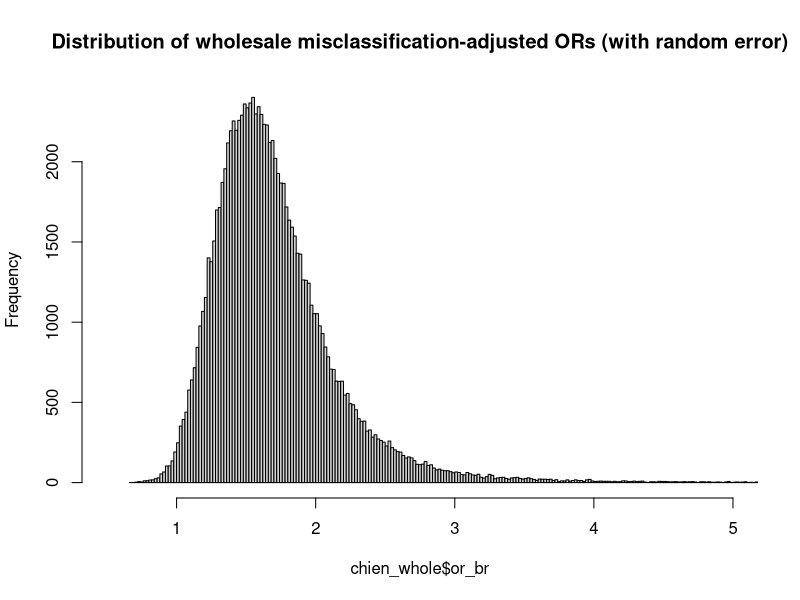
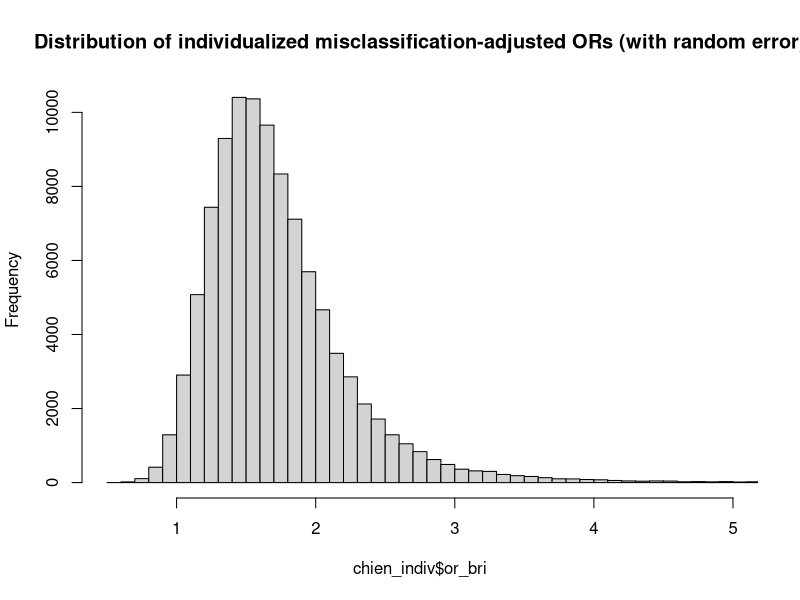

Generate these figures, in order, with R:
# Chien example - probabilistic bias analysis for misclassification 
# - Tom Ahern (02tahern@med.uvm.edu)
# - 2020-02-18

library(tidyverse)
library(reshape2)
library(MASS)

setwd("/Users/tomahern/Dropbox/Projects/NLM/reproducibility/Manuscripts/Bias analysis gone bad/bagb_shiny")
rm(list=ls())
cat("\014") #clears console

# assign values to crude 2x2 table
a <- 118 #cases, exposed
b <- 832 #cases, unexposed
c <- 103 #controls, exposed
d <- 884 #controls, unexposed

n_case <- a + b
n_ctrl <- c + d

# crude association
or_crude <- ((a/c)/(b/d))
se_crude <- sqrt(1/a+1/b+1/c+1/d)
lcl95_crude <- exp(log(or_crude) - (1.96*se_crude))
ucl95_crude <- exp(log(or_crude) + (1.96*se_crude))

# bias parameters derived from Boudreau (PMCID: 14742292)

se_case_alpha <- 24
se_case_beta <- 19

sp_case_alpha <- 144
sp_case_beta <- 2

se_ctrl_alpha <- 18
se_ctrl_beta <- 13

sp_ctrl_alpha <- 130
sp_ctrl_beta <- 4

# set some important parameters
niter <- 100000 #number of iterations
corr <- 0.8 #desired correlation between case/control Se, Sp draws

# set up 3 pairs of correlated random variables for beta distibutions
# (NORTA approach)
set.seed(33) #because Larry Bird AND Kareem Abdul-Jabbar
mu <- c(0,0)
sig <- matrix(c(1,corr,corr,1), nrow=2)

# pair for Se
z1 <- mvrnorm(niter, mu, sig)
u1 <- pnorm(z1)

# pair for Sp
z2 <- mvrnorm(niter, mu, sig)
u2 <- pnorm(z2)

# uncorrelated vectors for use with exposure prevalences
h1 <- runif(niter)
h2 <- runif(niter)

cor(z1) #original variable - should be close to 'corr'
cor(z2)

cor(u1) #should be a bit less than 'corr'
cor(u2)

cor(h1,h2) #no correlation

# draw sensitivities for cases and controls
se_case <- qbeta(u1[,1],se_case_alpha,se_case_beta)
se_ctrl <- qbeta(u1[,2],se_ctrl_alpha,se_ctrl_beta)

# draw specificities for cases and controls
sp_case <- qbeta(u2[,1],sp_case_alpha,sp_case_beta)
sp_ctrl <- qbeta(u2[,2],sp_ctrl_alpha,sp_ctrl_beta)

# check out distributions and correlations
summary(se_case)
summary(se_ctrl)
cor(se_case, se_ctrl)

summary(sp_case)
summary(sp_ctrl)
cor(sp_case, sp_ctrl)

# calculate bias-adjusted cell frequencies (wholesale application of Se, Sp)
ac <- (a - n_case*(1-sp_case))/(se_case - (1-sp_case)) #bias-adjusted cases, exposed 
bc <- n_case - ac #bias-adjusted cases, unexposed
cc <- (c - n_ctrl*(1-sp_ctrl))/(se_ctrl - (1-sp_ctrl)) #bias-adjusted controls, exposed
dc <- n_ctrl - cc #bias-adjusted controls, unexposed

# vector of standard normal deviates for simulation of random error
set.seed(47) 
rannorm <- rnorm(niter, mean=0, sd=1)

# calculate bias-adjusted odds ratios - only Se, Sp uncertainty
or_b <- (ac/cc)/(bc/dc)
se_or_b <- sqrt(1/ac+1/bc+1/cc+1/dc)

# add uncertainty due to bias-adjusted standard error
or_br <- exp(log(or_b) - (rannorm*se_or_b))

# calculate bias-adjusted odds ratio - individual application of Se, Sp
# 1. calculate prevalence of exposure in cases and controls, accounting for sampling error
PrevE_cases <- qbeta(h1, ac, n_case-ac)
PrevE_controls <- qbeta(h2, cc, n_ctrl-cc)
PrevE_cases_c <- ac/n_case
PrevE_controls_c <- cc/n_ctrl

# 2. calculate PPV and NPV of exposure classification in cases and controls
PPV_case <- (se_case*PrevE_cases)/((se_case*PrevE_cases)+(1-sp_case)*(1-PrevE_cases))
PPV_control <- (se_ctrl*PrevE_controls)/((se_ctrl*PrevE_controls)+(1-sp_ctrl)*(1-PrevE_controls))
NPV_case <- (sp_case*(1-PrevE_cases))/((1-se_case)*PrevE_cases+sp_case*(1-PrevE_cases))
NPV_control <- (sp_ctrl*(1-PrevE_controls))/((1-se_ctrl)*PrevE_controls+sp_ctrl*(1-PrevE_controls))

# 3. calculate the expected number of exposed cases and controls
ad <- rbinom(niter, a, PPV_case) + rbinom(niter, b, 1-NPV_case)
bd <- n_case - ad
cd <- rbinom(niter, c, PPV_control) + rbinom(niter, d, 1-NPV_control)
dd <- n_ctrl - cd

# 4. calculate bias-adjusted OR with second source of uncertainty
or_bi <- (ad/cd)/(bd/dd)
se_or_bi <- sqrt(1/ad+1/bd+1/cd+1/dd)
or_bri <- exp(log(or_bi) - rannorm*se_or_bi)

# create dataframes with variables from each bias adjustment approach
tb_whole <- as_tibble(data.frame(se_case, se_ctrl, sp_case, sp_ctrl, ac, bc, cc, dc, or_b, or_br))
tb_indiv <- as_tibble(data.frame(se_case, se_ctrl, sp_case, sp_ctrl, ad, bd, cd, dd, or_bi, or_bri,
                                 PrevE_cases, PrevE_controls, PrevE_cases_c, PrevE_controls_c,
                                 PPV_case, PPV_control, NPV_case, NPV_control))

# retain rows with positive bias-adjusted cell frequencies
chien_whole <- tb_whole %>%
  filter(ac > 0) %>%
  filter(bc > 0) %>%
  filter(cc > 0) %>%
  filter(dc > 0) 

chien_indiv <- tb_indiv %>% 
  filter(ad > 0) %>% 
  filter(bd > 0) %>% 
  filter(cd > 0) %>% 
  filter(dd > 0)

# report the number proportion of iterations discarded
n_discard_whole <- niter - length(chien_whole$or_br)
p_discard_whole <- (n_discard_whole/niter)*100
print(paste0(n_discard_whole, " iterations discarded in wholesale correction", " (", p_discard_whole, "%)"))

n_discard_indiv <- niter - length(chien_indiv$or_bri)
p_discard_indiv <- (n_discard_indiv/niter)*100
print(paste0(n_discard_indiv, " iterations discarded in individual correction", " (", p_discard_indiv, "%)"))

# plot distribution of drawn Se, Sp in retained records
draws_se <- chien_indiv[,1:2] %>% 
melt()
draws_se_plot <- ggplot(draws_se, 
                        aes(x=value, fill=variable)) + geom_density(alpha=0.25)

draws_sp <- chien_indiv[,3:4] %>%
melt()
draws_sp_plot <- ggplot(draws_sp,
                        aes(x=value, fill=variable)) + geom_density(alpha=0.25)

# summarize the wholesale bias-adjusted odds ratios
summary(chien_whole$or_br)
hist(chien_whole$or_br, breaks=10000, xlim=c(0.5,5), main="Distribution of wholesale misclassification-adjusted ORs (with random error)")
# get 2.5th, 50th, and 97.5th percentiles
cat("Wholesale correction - systematic error:", "\n")
quantile(chien_whole$or_b, probs=c(0.025, 0.5, 0.975))
cat("Wholesale correction - systematic + random error:", "\n")
quantile(chien_whole$or_br, probs=c(0.025, 0.5, 0.975))

# summarize the individualized bias-adjusted odds ratios
summary(chien_indiv$or_bri)
hist(chien_indiv$or_bri, breaks=10000, xlim=c(0.5,5), main="Distribution of individualized misclassification-adjusted ORs (with random error)")
# get 2.5th, 50th, and 97.5th percentiles
cat("Individualized correction - systematic error:", "\n")
quantile(chien_indiv$or_bi, probs=c(0.025, 0.5, 0.975))
cat("Individualized correction - systematic + random error:", "\n")
quantile(chien_indiv$or_bri, probs=c(0.025, 0.5, 0.975))